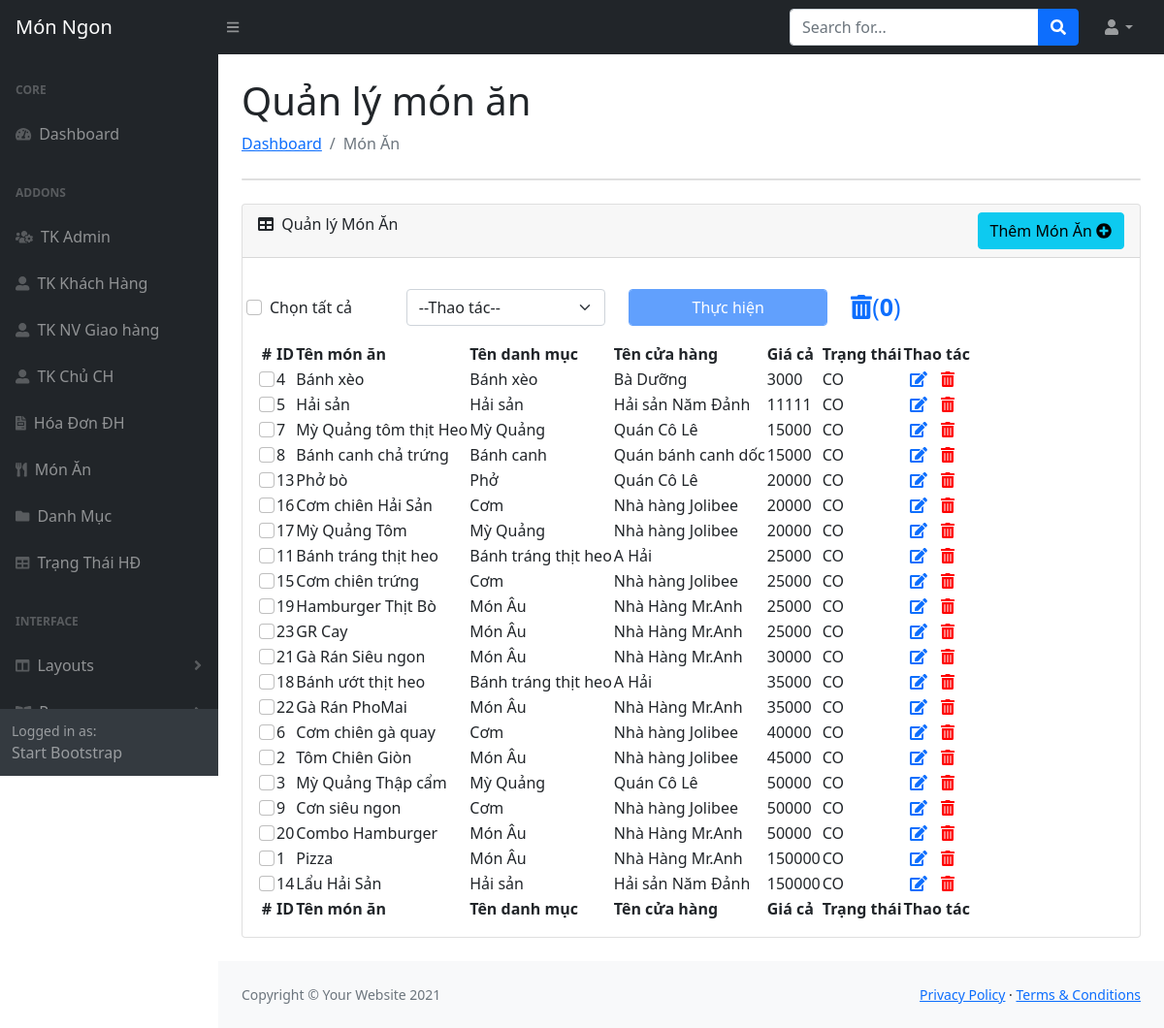
The page /public/Admin/monan (signed in) on the database its author committed.
### tables this page shows
CREATE TABLE `monan` (
  `IDMonAn` int(11) NOT NULL,
  `IDCuaHang` int(11) NOT NULL,
  `IDDanhMuc` int(11) NOT NULL,
  `TenMonAn` varchar(50) NOT NULL,
  `Gia` bigint(100) NOT NULL,
  `Anh1` varchar(100) NOT NULL,
  `Anh2` varchar(100) NOT NULL,
  `Anh3` varchar(100) NOT NULL,
  `MoTa` varchar(100) NOT NULL,
  `TrangThai` varchar(100) NOT NULL,
  `DanhGia` varchar(100) NOT NULL,
  `deleteAt` int(11) DEFAULT NULL
);

CREATE TABLE `cuahang` (
  `IDCuaHang` int(11) NOT NULL,
  `TenCuaHang` varchar(100) NOT NULL,
  `TenDangNhap` varchar(100) NOT NULL,
  `MatKhau` varchar(100) NOT NULL,
  `TenChuCuaHang` varchar(100) NOT NULL,
  `SDT` bigint(20) NOT NULL,
  `Email` varchar(100) NOT NULL,
  `DiaChi` varchar(100) NOT NULL,
  `GioMoCua` time NOT NULL,
  `GioDongCua` time NOT NULL,
  `Anh` varchar(100) NOT NULL,
  `GPKD` varchar(100) NOT NULL,
  `HinhAnhCuaHang` varchar(100) NOT NULL
);

### App/Controllers/AdMonAnController.php (called while the page is built, shortened)
<?php
class AdMonAnController extends AdBaseController
{
    public function indexAction()
    {
        $getAllMonAn = monanModel::getAll();
        $getDanhMuc = danhMucModel::getAll();
        $getCuaHang = cuaHangModel::getAll();
        $countTrash = monanModel::countTrash();
        View::render('Admin/index.php', ['page' => 'monan', 'listMonAn'=>$getAllMonAn,'listDanhMuc'=>$getDanhMuc,'listCuaHang' => $getCuaHang,'countTrash'=>$countTrash]);
    }
}

### public/index.php (called while the page is built, shortened)
<?php
$router = new Core\Router();
$router->add('/DoAn1/public/', ['controller' => 'Home', 'action' => 'index']);
$router->add('/DoAn1/public/Home', ['controller' => 'Home', 'action' => 'home']);
$router->add('/DoAn1/public/ds-cua-hang', ['controller' => 'CuahangController', 'action' => 'index']);
$router->add('/DoAn1/public/cua-hang/{idmon:\d+}', ['controller' => 'CuahangController', 'action' => 'monAnOfCuaHang']);
$router->add('/DoAn1/public/cua-hang/by/{idcuahang:\d+}', ['controller' => 'CuahangController', 'action' => 'MonAnByIdCuaHang']);
$router->add('/DoAn1/public/mon-an', ['controller' => 'MonAnController', 'action' => 'index']);
$router->add('/DoAn1/public/mon-an/{id:\d+}', ['controller' => 'MonAnController', 'action' => 'index']);
$router->add('/DoAn1/public/mon-an-loai', ['controller' => 'MonAnController', 'action' => 'LoaiMon']);
$router->add('/DoAn1/public/mon-an-loai/{idcate:\d+}', ['controller' => 'MonAnController', 'action' => 'LoaiMon']);
$router->add('/DoAn1/public/mon-an-loai/{idcate:\d+}/{id:\d+}', ['controller' => 'MonAnController', 'action' => 'LoaiMon']);
$router->add('/DoAn1/public/dang-nhap', ['controller' => 'LoginController', 'action' => 'index']);
$router->add('/DoAn1/public/dang-xuat', ['controller' => 'LoginController', 'action' => 'logout']);
$router->add('/DoAn1/public/dang-ky', ['controller' => 'RegisterController', 'action' => 'index']);
$router->add('/DoAn1/public/checkUNKH', ['controller' => 'RegisterController', 'action' => 'checkUsserName']);
$router->add('/DoAn1/public/them-gio-hang', ['controller' => 'DatHangController', 'action' => 'index']);
$router->add('/DoAn1/public/gio-hang', ['controller' => 'DatHangController', 'action' => 'GioHang']);
$router->add('/DoAn1/public/chi-tiet-don-hang', ['controller' => 'DatHangController', 'action' => 'ChiTietDonHang']);
$router->add('/DoAn1/public/chi-tiet-don-hang/{iddh:\d+}', ['controller' => 'DatHangController', 'action' => 'ChiTietDonHang']);
$router->add('/DoAn1/public/cch-chi-tiet-don-hang/{iddh:\d+}', ['controller' => 'CCHQuanLyMonAnController', 'action' => 'ChiTietDonHang']);
$router->add('/DoAn1/public/deleteItemCart', ['controller' => 'DatHangController', 'action' => 'DeleteItemCart']);
$router->add('/DoAn1/public/checkKhacCuaHang', ['controller' => 'DatHangController', 'action' => 'checkKhacCuaHang']);
$router->add('/DoAn1/public/thanh-toan', ['controller' => 'CheckoutController', 'action' => 'index']);
$router->add('/DoAn1/public/hoa-don', ['controller' => 'DatHangController', 'action' => 'DonHang']);
$router->add('/DoAn1/public/hoa-don/{idhd:\d+}', ['controller' => 'DatHangController', 'action' => 'capNhatHoaDon']);
$router->add('/DoAn1/public/dang-nhap-cch', ['controller' => 'CCHLoginController', 'action' => 'index']);
$router->add('/DoAn1/public/ql-mon-an', ['controller' => 'CCHQuanLyMonAnController', 'action' => 'index']);
$router->add('/DoAn1/public/delete-mon-an/{idmon:\d+}', ['controller' => 'CCHQuanLyMonAnController', 'action' => 'DeleteMon']);
$router->add('/DoAn1/public/don-hang-cua-cua-hang', ['controller' => 'CCHQuanLyMonAnController', 'action' => 'DonHangCuaCuaHang']);
$router->add('/DoAn1/public/ud-status', ['controller' => 'CCHQuanLyMonAnController', 'action' => 'UdStatus']);
$router->add('/DoAn1/public/dang-xuat-cch', ['controller' => 'CCHLoginController', 'action' => 'logout']);
$router->add('/DoAn1/public/Admin', ['controller' => 'AdminController', 'action' => 'index']);
$router->add('/DoAn1/public/Admin/accAdmin', ['controller' => 'AdminController', 'action' => 'accAdmin']);
$router->add('/DoAn1/public/Admin/insertAdmin', ['controller' => 'AdminController', 'action' => 'insertAdmin']);
$router->add('/DoAn1/public/Admin/updateAdmin', ['controller' => 'AdminController', 'action' => 'updateAdmin']);
$router->add('/DoAn1/public/Admin/checkUsername', ['controller' => 'AdminController', 'action' => 'checkUsername']);
$router->add('/DoAn1/public/Admin/deleteAdmin', ['controller' => 'AdminController', 'action' => 'deleteAdmin']);
$router->add('/DoAn1/public/Admin/monan', ['controller' => 'AdMonAnController', 'action' => 'index']);
$router->add('/DoAn1/public/admin/them-MonAn', ['controller' => 'AdMonAnController', 'action' => 'insertMonAn']);
$router->add('/DoAn1/public/admin/thung-rac', ['controller' => 'AdMonAnController', 'action' => 'trashMonAn']);
$router->add('/DoAn1/public/admin/deleteMonAn', ['controller' => 'AdMonAnController', 'action' => 'deleteMonAn']);
$router->add('/DoAn1/public/admin/RestoreMonAn', ['controller' => 'AdMonAnController', 'action' => 'RestoreMonAn']);
$router->add('/DoAn1/public/admin/permanentlyDelete', ['controller' => 'AdMonAnController', 'action' => 'permanentlyDelete']);
$router->add('/DoAn1/public/Admin/danh-muc', ['controller' => 'AdDanhMucController', 'action' => 'index']);
$router->add('/DoAn1/public/Admin/trang-thai', ['controller' => 'AdTrangThaiController', 'action' => 'index']);
$router->add('/DoAn1/public/Admin/taikhoan-khachhang', ['controller' => 'AdKhachHangController', 'action' => 'index']);
$router->add('/DoAn1/public/Admin/taikhoan-cuahang', ['controller' => 'AdChuCuaHangController', 'action' => 'index']);
$router->add('/DoAn1/public/Admin/nhan-vien-gh', ['controller' => 'AdNVGiaoHangController', 'action' => 'index']);
$router->add('/DoAn1/public/Admin/hoa-don', ['controller' => 'AdHoaDonController', 'action' => 'index']);
$router->add('/DoAn1/public/Admin/chitiet-hoadon', ['controller' => 'AdTrangThaiController', 'action' => 'index']);
$router->add('/DoAn1/public/Admin/login', ['controller' => 'AdLoginController', 'action' => 'index']);
$router->add('/DoAn1/public/Admin/logout', ['controller' => 'AdLoginController', 'action' => 'logout']);
$router->dispatch($_SERVER['REQUEST_URI']);

### App/Models/monanModel.php (called while the page is built, shortened)
<?php
class monanModel extends \Core\Model
{
    public static function getAll()
    {
        $db = static::getDB();
        $stmt = $db->query('SELECT * FROM monan as ma
                            INNER JOIN (SELECT dm.IDDanhMuc,dm.TenDanhMuc FROM danhmucmonan as dm ) dam ON dam.IDDanhMuc = ma.IDDanhMuc
                            INNER JOIN cuahang ch ON ma.IDCuaHang = ch.IDCuaHang
                            WHERE ma.deleteAt IS NULL
                            ORDER BY ma.Gia ASC');
        return $stmt->fetchAll(PDO::FETCH_ASSOC);
    }
}

### App/Views/Admin/adminDetail/monan.php (the view, shortened to what this page needs)
<main>
    <div class="container-fluid px-4">
        <h1 class="mt-4">Quản lý món ăn</h1>
        <ol class="breadcrumb mb-4">
            <li class="breadcrumb-item"><a href="/DoAn1/public/Admin/">Dashboard</a></li>
            <li class="breadcrumb-item active">Món Ăn</li>
        </ol>
        <div class="card mb-4">
        </div>
        <div class="card mb-4">
            <div class="card-header">
                <div>
                    <i class="fas fa-table me-1"></i>
                    Quản lý Món Ăn
                </div>
                <div>
                    <a class="btn btn-info" data-bs-toggle="modal" data-bs-target="#myModalAdd">Thêm Món Ăn <i class="fas fa-plus-circle"></i></a>
                </div>
            </div>
            <div class="card-body">
                <table id="datatablesSimple">
                    <form class="container">
                    <div class="row py-3">
                        <div class="form-check col-sm-2" style="margin:auto 0;">
                            <input class="form-check-input" type="checkbox" value="" id="checked-all">
                            <label class="form-check-label" for="checked-all">
                                Chọn tất cả
                            </label>
                        </div>
                        <div class="col-sm-3">
                            <select class="form-select" aria-label="Default select example">
                                <option selected>--Thao tác--</option>
                            </select>
                        </div>
                        <div class="col-3">
                            <button class="form-control btn btn-primary btn-check-submit disabled">Thực hiện</button>
                        </div>
                        <div class="col-3"><a class="trashIcon" href="/DoAn1/public/Admin/thung-rac"><i class="fas fa-trash-alt"></i>(<strong id='countTrash'><?php echo $args['countTrash'];?></strong>)</a></div>
                    </div>
        </form>
                    <thead>
                        <tr>
                            <th class="bfat">#</th>
                            <th>ID</th>
                            <th>Tên món ăn</th>
                            <th>Tên danh mục</th>
                            <th>Tên cửa hàng</th>
                            <th>Giá cả</th>
                            <th>Trạng thái</th>
                            <th class="bfat">Thao tác</th>
                        </tr>
                    </thead>
                    <tfoot>
                        <tr>
                            <th class="bfat">#</th>
                            <th>ID</th>
                            <th>Tên món ăn</th>
                            <th>Tên danh mục</th>
                            <th>Tên cửa hàng</th>
                            <th>Giá cả</th>
                            <th>Trạng thái</th>
                            <th class="bfat">Thao tác</th>
                        </tr>
                    </tfoot>
                    <tbody>
                        <?php foreach ($args['listMonAn'] as $key => $value) { ?>
                            <tr id="row_<?php echo $value['IDMonAn']; ?>">
                                <td class="bfat"><input class="form-check-input" type="checkbox" value="<?php echo $value['IDMonAn']; ?>" name="checkitems[]" id="check-item"></td>
                                <td><?php echo $value['IDMonAn']; ?></td>
                                <td><?php echo $value['TenMonAn']; ?></td>
                                <td><?php echo $value['TenDanhMuc']; ?></td>
                                <td><?php echo $value['TenCuaHang']; ?></td>
                                <td><?php echo $value['Gia']; ?></td>
                                <td><?php echo $value['TrangThai'];  ?></td>
                                <td class="actions">
                                    <a title="Sửa" onclick="updateMonAn(<?php echo $value['IDMonAn']; ?>);" data-bs-toggle="modal" class="button-ma" data-bs-target="#myModalUpdate"><i class="fas fa-edit"></i></a>
                                    <a class="bt-delete-red" onclick="deleteMonAn(<?php echo $value['IDMonAn']; ?>)" title="Xóa"><i class="fas fa-trash-alt"></i></a>
                                </td>
                            </tr>
                        <?php } ?>
                    </tbody>
                </table>
            </div>
        </div>
    </div>
</main>

### rows shown on the page
monan: IDMonAn "4", TenMonAn "Bánh xèo", TenDanhMuc "Bánh xèo", IDCuaHang.TenCuaHang "Bà Dưỡng", Gia "3000", TrangThai "CO"
monan: IDMonAn "5", TenMonAn "Hải sản", TenDanhMuc "Hải sản", IDCuaHang.TenCuaHang "Hải sản Năm Đảnh", Gia "11111", TrangThai "CO"
monan: IDMonAn "7", TenMonAn "Mỳ Quảng tôm thịt Heo", TenDanhMuc "Mỳ Quảng", IDCuaHang.TenCuaHang "Quán Cô Lê", Gia "15000", TrangThai "CO"
monan: IDMonAn "8", TenMonAn "Bánh canh chả trứng", TenDanhMuc "Bánh canh", IDCuaHang.TenCuaHang "Quán bánh canh dốc", Gia "15000", TrangThai "CO"
monan: IDMonAn "13", TenMonAn "Phở bò", TenDanhMuc "Phở", IDCuaHang.TenCuaHang "Quán Cô Lê", Gia "20000", TrangThai "CO"
monan: IDMonAn "16", TenMonAn "Cơm chiên Hải Sản", TenDanhMuc "Cơm", IDCuaHang.TenCuaHang "Nhà hàng Jolibee", Gia "20000", TrangThai "CO"
monan: IDMonAn "17", TenMonAn "Mỳ Quảng Tôm", TenDanhMuc "Mỳ Quảng", IDCuaHang.TenCuaHang "Nhà hàng Jolibee", Gia "20000", TrangThai "CO"
monan: IDMonAn "11", TenMonAn "Bánh tráng thịt heo", TenDanhMuc "Bánh tráng thịt heo", IDCuaHang.TenCuaHang "A Hải", Gia "25000", TrangThai "CO"
monan: IDMonAn "15", TenMonAn "Cơm chiên trứng", TenDanhMuc "Cơm", IDCuaHang.TenCuaHang "Nhà hàng Jolibee", Gia "25000", TrangThai "CO"
monan: IDMonAn "19", TenMonAn "Hamburger Thịt Bò", TenDanhMuc "Món Âu", IDCuaHang.TenCuaHang "Nhà Hàng Mr.Anh", Gia "25000", TrangThai "CO"
monan: IDMonAn "23", TenMonAn "GR Cay", TenDanhMuc "Món Âu", IDCuaHang.TenCuaHang "Nhà Hàng Mr.Anh", Gia "25000", TrangThai "CO"
monan: IDMonAn "21", TenMonAn "Gà Rán Siêu ngon", TenDanhMuc "Món Âu", IDCuaHang.TenCuaHang "Nhà Hàng Mr.Anh", Gia "30000", TrangThai "CO"
monan: IDMonAn "18", TenMonAn "Bánh ướt thịt heo", TenDanhMuc "Bánh tráng thịt heo", IDCuaHang.TenCuaHang "A Hải", Gia "35000", TrangThai "CO"
monan: IDMonAn "22", TenMonAn "Gà Rán PhoMai", TenDanhMuc "Món Âu", IDCuaHang.TenCuaHang "Nhà Hàng Mr.Anh", Gia "35000", TrangThai "CO"
monan: IDMonAn "6", TenMonAn "Cơm chiên gà quay", TenDanhMuc "Cơm", IDCuaHang.TenCuaHang "Nhà hàng Jolibee", Gia "40000", TrangThai "CO"
monan: IDMonAn "2", TenMonAn "Tôm Chiên Giòn", TenDanhMuc "Món Âu", IDCuaHang.TenCuaHang "Nhà hàng Jolibee", Gia "45000", TrangThai "CO"
monan: IDMonAn "3", TenMonAn "Mỳ Quảng Thập cẩm", TenDanhMuc "Mỳ Quảng", IDCuaHang.TenCuaHang "Quán Cô Lê", Gia "50000", TrangThai "CO"
monan: IDMonAn "9", TenMonAn "Cơn siêu ngon", TenDanhMuc "Cơm", IDCuaHang.TenCuaHang "Nhà hàng Jolibee", Gia "50000", TrangThai "CO"
monan: IDMonAn "20", TenMonAn "Combo Hamburger", TenDanhMuc "Món Âu", IDCuaHang.TenCuaHang "Nhà Hàng Mr.Anh", Gia "50000", TrangThai "CO"
monan: IDMonAn "1", TenMonAn "Pizza", TenDanhMuc "Món Âu", IDCuaHang.TenCuaHang "Nhà Hàng Mr.Anh", Gia "150000", TrangThai "CO"
monan: IDMonAn "14", TenMonAn "Lẩu Hải Sản", TenDanhMuc "Hải sản", IDCuaHang.TenCuaHang "Hải sản Năm Đảnh", Gia "150000", TrangThai "CO"

### other values the page prints
$args['countTrash'] "0"
